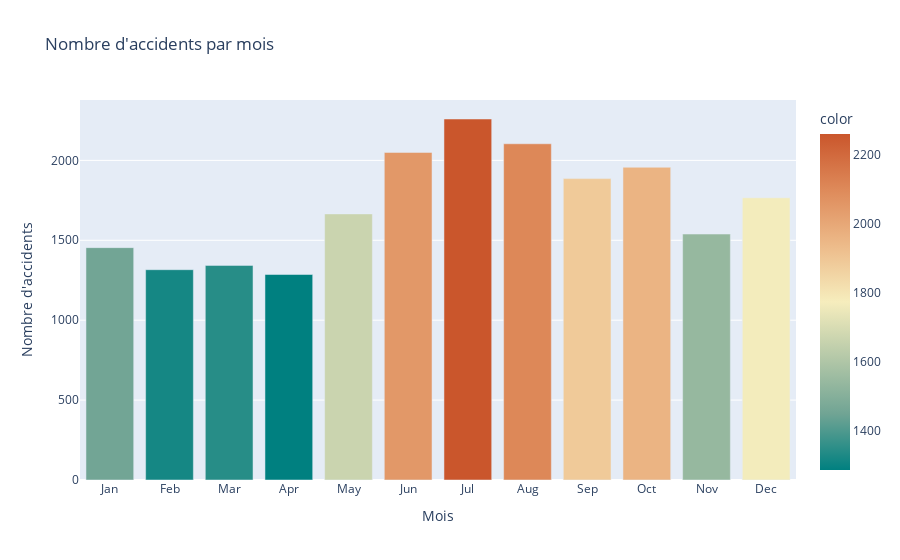

The notebook cell saved with this chart:
### Code cell
# Créer un diagramme en barres interactif avec Plotly
fig = px.bar(
    x=accidents_par_mois.index, 
    y=accidents_par_mois.values, 
    labels={'x': 'Mois', 'y': "Nombre d'accidents"},
    title="Nombre d'accidents par mois",
    color=accidents_par_mois.values,  # Utiliser les couleurs
    color_continuous_scale= 'geyser'  # Appliquer les couleurs personnalisées
)

# Ajouter des personnalisations
fig.update_layout(
    xaxis=dict(
        tickmode='array',
        tickvals=list(range(1, 13)),
        ticktext=['Jan', 'Feb', 'Mar', 'Apr', 'May', 'Jun', 'Jul', 'Aug', 'Sep', 'Oct', 'Nov', 'Dec']
    ),
    bargap=0.2
)

# Afficher la figure
fig.show()

### Figure 1 — Plotly figure (JSON) as saved in the notebook; plotly's stock layout.template omitted (floating-point values rounded to 4 significant figures)
{"data": [{"alignmentgroup": "True", "hovertemplate": "Mois=%{x}<br>Nombre d'accidents=%{y}<br>color=%{marker.color}<extra></extra>", "legendgroup": "", "marker": {"color": [1454, 1316, 1343, 1286, 1665, 2050, 2259, 2104, 1886, 1957, 1539, 1766], "coloraxis": "coloraxis", "pattern": {"shape": ""}}, "name": "", "offsetgroup": "", "orientation": "v", "showlegend": false, "textposition": "auto", "type": "bar", "x": [1, 2, 3, 4, 5, 6, 7, 8, 9, 10, 11, 12], "xaxis": "x", "y": [1454, 1316, 1343, 1286, 1665, 2050, 2259, 2104, 1886, 1957, 1539, 1766], "yaxis": "y"}], "layout": {"bargap": 0.2, "barmode": "relative", "coloraxis": {"colorbar": {"title": {"text": "color"}}, "colorscale": [[0, "rgb(0, 128, 128)"], [0.1667, "rgb(112, 164, 148)"], [0.3333, "rgb(180, 200, 168)"], [0.5, "rgb(246, 237, 189)"], [0.6667, "rgb(237, 187, 138)"], [0.8333, "rgb(222, 138, 90)"], [1, "rgb(202, 86, 44)"]]}, "legend": {"tracegroupgap": 0}, "title": {"text": "Nombre d'accidents par mois"}, "xaxis": {"anchor": "y", "domain": [0, 1], "tickmode": "array", "ticktext": ["Jan", "Feb", "Mar", "Apr", "May", "Jun", "Jul", "Aug", "Sep", "Oct", "Nov", "Dec"], "tickvals": [1, 2, 3, 4, 5, 6, 7, 8, 9, 10, 11, 12], "title": {"text": "Mois"}}, "yaxis": {"anchor": "x", "domain": [0, 1], "title": {"text": "Nombre d'accidents"}}}}
